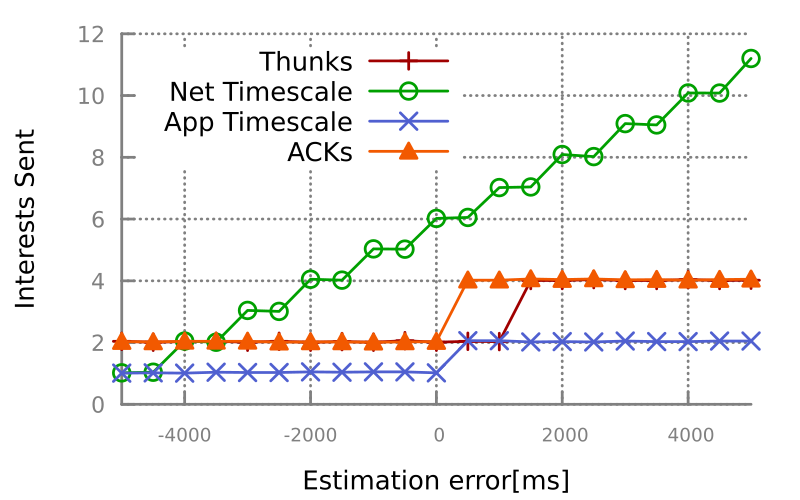

Write the gnuplot code that produced this figure.
#!/usr/bin/gnuplot
reset
load './style.gp'

set output "packets_estimate.pdf"

set xlabel "Estimation error[ms]"
set ylabel "Interests Sent"

#set yrange[0:]
set xrange[-5000:5000]
set key top left


plot \
"packets_estimate.dat" using 1:2 title 'Thunks' with linespoints ls 1, \
"packets_estimate.dat" using 1:3 title 'Net Timescale' with linespoints ls 2, \
"packets_estimate.dat" using 1:4 title 'App Timescale' with linespoints ls 3, \
"packets_estimate.dat" using 1:5 title 'ACKs' with linespoints ls 4, \
